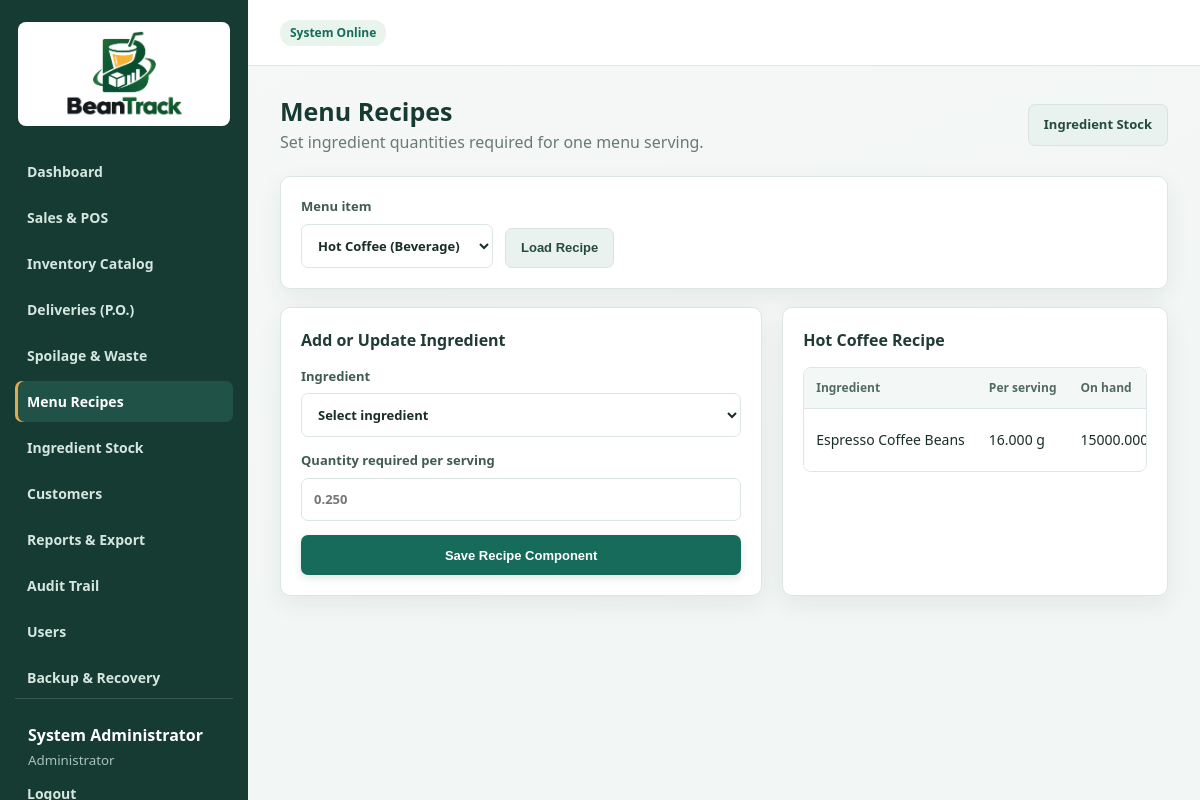
/recipes.php?product_id=2 (signed in), run on the app's committed database.
### tables this page shows
CREATE TABLE `products` (
  `id` INT(11) NOT NULL AUTO_INCREMENT,
  `brand_id` INT(11) NULL,
  `brand` VARCHAR(80) NOT NULL DEFAULT 'HOUSE BLEND',
  `name` VARCHAR(120) NOT NULL,
  `category` VARCHAR(80) NOT NULL,
  `qty_per_case` INT(11) NOT NULL DEFAULT 1,
  `unit` VARCHAR(30) NOT NULL DEFAULT 'pc',
  `srp` DECIMAL(10,2) NOT NULL DEFAULT 0.00,
  `wholesale_price` DECIMAL(10,2) NOT NULL DEFAULT 0.00,
  `bulk_price` DECIMAL(10,2) NOT NULL DEFAULT 0.00,
  `dealer_price` DECIMAL(10,2) NOT NULL DEFAULT 0.00,
  `reseller_price` DECIMAL(10,2) NOT NULL DEFAULT 0.00,
  `unit_price` DECIMAL(10,2) NOT NULL DEFAULT 0.00,
  `quantity` INT(11) NOT NULL DEFAULT 0,
  `reorder_level` INT(11) NOT NULL DEFAULT 5,
  `active` TINYINT(1) NOT NULL DEFAULT 1,
  `created_at` TIMESTAMP NOT NULL DEFAULT CURRENT_TIMESTAMP,
  PRIMARY KEY (`id`),
  KEY `fk_prod_brand` (`brand_id`),
  CONSTRAINT `fk_prod_brand` FOREIGN KEY (`brand_id`) REFERENCES `brands` (`id`) ON DELETE SET NULL
);

CREATE TABLE `product_recipe_items` (
  `product_id` INT(11) NOT NULL,
  `ingredient_id` INT(11) NOT NULL,
  `quantity_required` DECIMAL(12,3) NOT NULL,
  PRIMARY KEY (`product_id`,`ingredient_id`),
  KEY `fk_pri_ingredient` (`ingredient_id`),
  CONSTRAINT `fk_pri_product` FOREIGN KEY (`product_id`) REFERENCES `products` (`id`) ON DELETE CASCADE,
  CONSTRAINT `fk_pri_ingredient` FOREIGN KEY (`ingredient_id`) REFERENCES `ingredients` (`id`)
);

CREATE TABLE `ingredients` (
  `id` INT(11) NOT NULL AUTO_INCREMENT,
  `name` VARCHAR(120) NOT NULL,
  `unit` VARCHAR(30) NOT NULL,
  `quantity` DECIMAL(12,3) NOT NULL DEFAULT 0.000,
  `reorder_level` DECIMAL(12,3) NOT NULL DEFAULT 0.000,
  `active` TINYINT(1) NOT NULL DEFAULT 1,
  `created_at` TIMESTAMP NOT NULL DEFAULT CURRENT_TIMESTAMP,
  PRIMARY KEY (`id`),
  UNIQUE KEY `uq_ingredient_name` (`name`)
);

### config.php (called while the page is built, shortened)
<?php
function e($v)
{
	return htmlspecialchars((string) $v, ENT_QUOTES, 'UTF-8');
}

### recipes.php (the view, shortened to what this page needs)
<?php
require 'config.php';
$product_id = (int) ($_GET['product_id'] ?? $_POST['product_id'] ?? 0);
$products = $pdo->query('SELECT id,name,category FROM products WHERE active=1 ORDER BY name')->fetchAll();
$selectedProduct = null;
foreach ($products as $product) {
    if ((int) $product['id'] === $product_id) {
        $selectedProduct = $product;
        break;
    }
}
$ingredients = $pdo->query('SELECT id,name,unit,quantity FROM ingredients WHERE active=1 ORDER BY name')->fetchAll();
$recipeItems = [];
if ($selectedProduct) {
    $statement = $pdo->prepare('SELECT r.ingredient_id,r.quantity_required,i.name,i.unit,i.quantity FROM product_recipe_items r JOIN ingredients i ON i.id=r.ingredient_id WHERE r.product_id=? ORDER BY i.name');
    $statement->execute([$product_id]);
    $recipeItems = $statement->fetchAll();
}
include 'partials/header.php';
?>
<div class="page-head">
    <div>
        <h2>Menu Recipes</h2>
        <p class="muted">Set ingredient quantities required for one menu serving.</p>
    </div>
    <a class="btn secondary" href="ingredients.php">Ingredient Stock</a>
</div>
<section class="card">
    <form method="get" class="filter">
        <label>Menu item
            <select name="product_id" required>
                <?php foreach ($products as $product): ?>
                    <option value="<?= (int) $product['id'] ?>" <?= (int) $product['id'] === $product_id ? 'selected' : '' ?>><?= e($product['name']) ?> (<?= e($product['category']) ?>)</option>
                <?php endforeach; ?>
            </select>
        </label>
        <button class="btn secondary" type="submit">Load Recipe</button>
    </form>
</section>
<?php if ($selectedProduct): ?>
    <div class="grid-two">
        <section class="card">
            <h3>Add or Update Ingredient</h3>
            <?php if ($ingredients): ?>
                <form method="post" class="form-grid">
                    <label>Ingredient
                        <select name="ingredient_id" required>
                            <option value="">Select ingredient</option>
                        </select>
                    </label>
                    <label>Quantity required per serving
                        <input type="number" name="quantity_required" min="0.001" step="0.001" required placeholder="0.250">
                    </label>
                    <button class="btn primary" type="submit">Save Recipe Component</button>
                </form>
            <?php else: ?>
                <p class="muted">Add ingredients and stock before building recipes.</p>
                <a class="btn secondary" href="ingredients.php">Add Ingredients</a>
            <?php endif; ?>
        </section>
        <section class="card">
            <h3><?= e($selectedProduct['name']) ?> Recipe</h3>
            <?php if ($recipeItems): ?>
                <div class="table-wrap">
                    <table>
                        <thead><tr><th>Ingredient</th><th>Per serving</th><th>On hand</th><th></th></tr></thead>
                        <tbody>
                            <?php foreach ($recipeItems as $item): ?>
                                <tr>
                                    <td><?= e($item['name']) ?></td>
                                    <td><?= e(number_format((float) $item['quantity_required'], 3, '.', '')) ?> <?= e($item['unit']) ?></td>
                                    <td><?= e(number_format((float) $item['quantity'], 3, '.', '')) ?> <?= e($item['unit']) ?></td>
                                </tr>
                            <?php endforeach; ?>
                        </tbody>
                    </table>
                </div>
            <?php else: ?>
                <p class="muted">No recipe is configured. This item continues using its existing direct stock until ingredients are added here.</p>
            <?php endif; ?>
        </section>
    </div>
<?php else: ?>
    <section class="card"><p class="muted">Create a menu item before assigning a recipe.</p></section>
<?php endif; ?>
<?php include 'partials/footer.php'; ?>

### assets/style.css (style rules this page uses)
:root { --bg: #f2f6f4; --card: #ffffff; --text: #192d29; --muted: #687a75; --line: #dce7e2; --primary: #176b5b; --primary2: #115445; --accent: #d29437; --success: #237553; --danger: #b74750; --shadow: 0 8px 24px rgba(26, 61, 51, .07) }
* { box-sizing: border-box }
body { margin: 0; font-family: Aptos, "Segoe UI", sans-serif; background: linear-gradient(160deg, #f6f8f7 0%, var(--bg) 70%); color: var(--text); line-height: 1.5 }
a { color: var(--primary); text-decoration: none; transition: color .16s ease, background-color .16s ease, border-color .16s ease }
.page-head { display: flex; align-items: center; justify-content: space-between; gap: 16px; margin-bottom: 22px }
.page-head h2 { margin: 0 0 4px; font-size: 25px; line-height: 1.2; font-weight: 750; color: #173b33 }
.page-head p { margin:0 }
.muted { color: var(--muted) }
.stats > *, .grid-two > * { min-width:0 }
.stat, .card { background: var(--card); border: 1px solid var(--line); border-radius: 10px; box-shadow: var(--shadow) }
.grid-two { display: grid; grid-template-columns: minmax(0, 1.25fr) minmax(0, 1fr); gap: 20px }
.card { padding: 20px; margin-bottom: 18px }
.card h3 { margin: 0 0 15px; color: #203b35; font-size: 16px; font-weight: 700 }
.table-wrap { overflow: auto; max-width: 100%; border: 1px solid var(--line); border-radius: 8px }
table { width: 100%; border-collapse: separate; border-spacing: 0; background: #fff }
th, td { text-align: left; padding: 11px 12px; border-bottom: 1px solid var(--line); font-size: 14px; white-space: nowrap }
th { color: #536a63; font-weight: 700; font-size: 12px; background: #f3f8f6; position: sticky; top: 0; z-index: 1 }
tbody tr:last-child td { border-bottom:0 }
.form-grid { display: grid; gap: 14px }
label { font-size: 13px; font-weight: 600; color: #405b53; display: grid; gap: 7px }
input, select { width: 100%; padding: 11px 12px; border: 1px solid var(--line); border-radius: 7px; background: #fff; font: inherit; color: var(--text); min-height: 42px; transition: border-color .16s ease, box-shadow .16s ease }
.btn { border: 0; border-radius: 7px; padding: 10px 15px; font-weight: 700; cursor: pointer; display: inline-flex; align-items: center; justify-content: center; gap: 7px; min-height: 40px; font-size: 13px; transition: transform .14s ease, background-color .16s ease, box-shadow .16s ease }
.btn.primary { background: var(--primary); color: #fff; box-shadow: 0 3px 8px rgba(23, 107, 91, .15) }
.btn.secondary { background: #eaf2ef; color: #254a40; border: 1px solid #d7e5df }
.filter { display: flex; gap: 12px; align-items: end; flex-wrap: wrap }
.filter label { min-width: 180px }

### data on the page
products: name "Hot Coffee"
product_recipe_items: ingredient.name "Espresso Coffee Beans", quantity_required "16.000", ingredient.unit "g", ingredient.quantity "15000.000…"

### other printed values
$_SESSION['user']['name'] "System Administrator"
$role "Administrator"
form field product_id "Hot Coffee (Beverage)"
